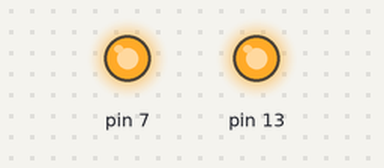
This sketch was run on a simulated Arduino Uno, built with avr-gcc and run on an emulated ATmega328P. Shown: output pins drawn as LEDs (lit = HIGH). What the sketch prints to the serial monitor is not drawn.

Above: at 0.1 s.
At 8.1 s:
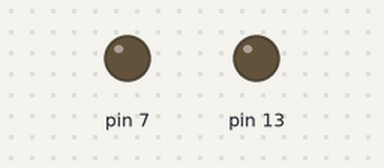
Timing chart, 0 to 9.6 s (numbered marks = the images above):
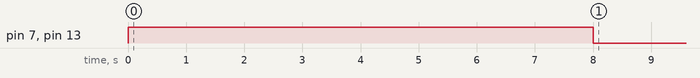

The sketch:

sketch_feb16a_copy_20240217121449_copy_20240217223041.ino
```cpp
void setup() {
  Serial.begin(9600);
  // put your setup code here, to run once:
  pinMode(13,OUTPUT);
  pinMode(7, OUTPUT);

  // INPUTS (example values):
  double weight = 160; // lbs
  double meal_carb_count = 60; // carbs
  double blood_sugar_actual = 220; // mg/dl, amt you're at
  double blood_sugar_target = 120; // mg/dl, amt you want
  char dosage_type[] = "HBS"; // "basal", "HBS", or "CHO"

  // CODE 1: DETERMING DOSAGE VALUES:
  double TDR = weight / 4;

  double basalDOSE = TDR / 45; // steady stream throughout the day
  double carb_coverage_ratio = 500 / TDR; // 1 unit insulin covers this many grams carb, NOT THE DOSE
  double HBS_correction_factor = 1800 / TDR; // 1 unit insulin drops blood sugar level by this much mg/dl, NOT THE DOSE

  double doseCHO = meal_carb_count / carb_coverage_ratio; // dosage for carb coverage (meals)

  double blood_sugar_diff = blood_sugar_actual - blood_sugar_target;
  double doseHBS = blood_sugar_diff / HBS_correction_factor; // dosage for high blood sugar

  Serial.println("--- new run below ---");
  Serial.print("weight is ");
  Serial.println(weight);

  // CODE 2: DETERMINING GEAR ROTS GIVEN DOSAGES. How much insulin is moved by a unit of rotation?


  // CODE 3: ROTATING THE MOTORS

  // me testing stuff
  digitalWrite(13, HIGH);
  digitalWrite(7, HIGH);
  delay(weight * 50);
  digitalWrite(13, LOW);
  digitalWrite(7, LOW);


}

void loop() {
  // put your main code here, to run repeatedly:

  //digitalWrite(13, HIGH);
  //delay(1250); // 1250 IS NOT EXACT TIME FOR 1 ROT
  //digitalWrite(13, LOW);
  //delay(1000);

}
```
